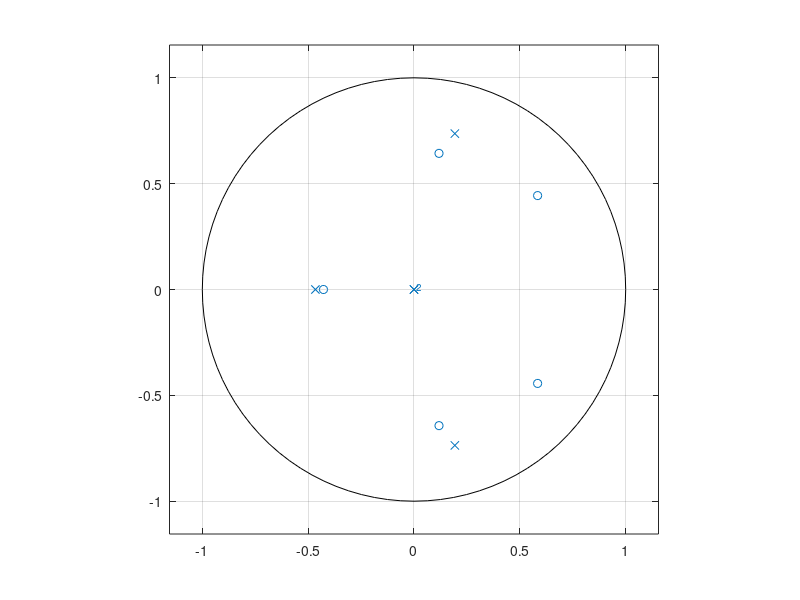
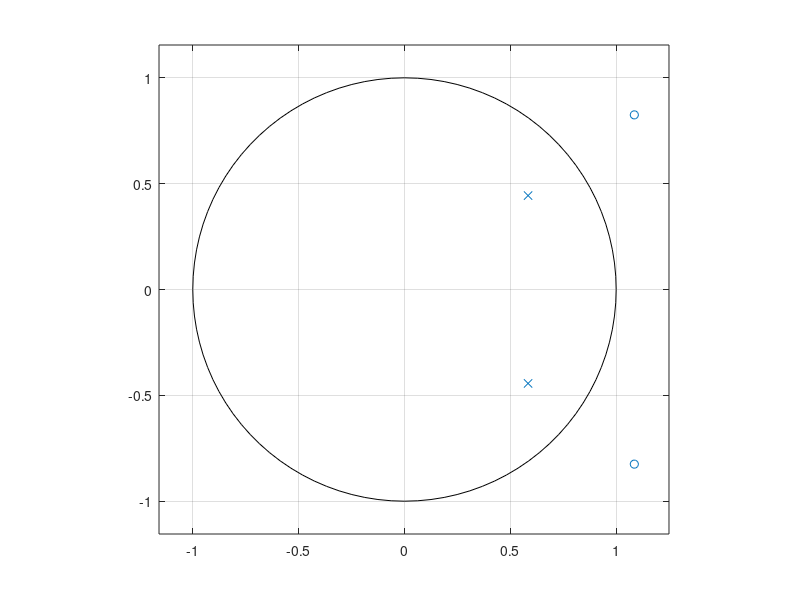
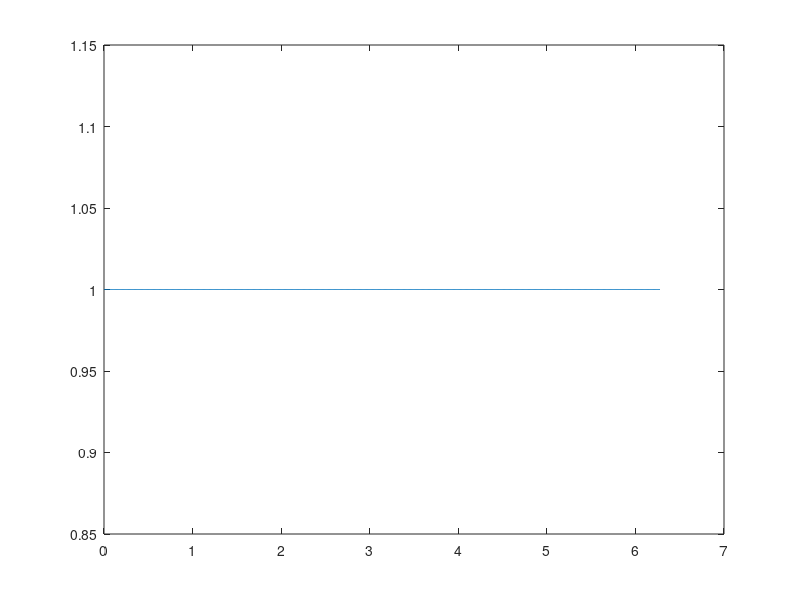
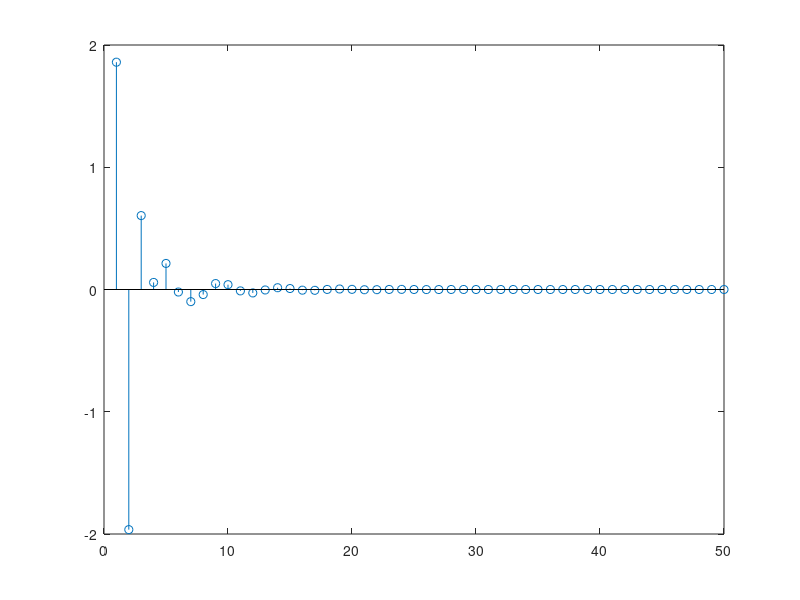

These charts were generated, in order, by the following MATLAB code:
% Exercise 23

% Given the filter with 
% B(z)=[1, -1.98, 1.77, -0.17, 0.21, 0.34], 
% A(z)=[1, 0.08, 0.40 ,0.27]
% Compute the allpass-minimum phase decomposition of H(z)
% Check the results using 'zplane'
% Plot the magnitude of Hap(omega) using N = 1024 samples
% Plot the first 50 samples of h_min(n)

close all
clearvars
clc

%% define filter

B = [1, -1.98, 1.77, -0.17, 0.21, 0.34];
A = [1, 0.08, 0.40 ,0.27];

%% all-pass minimum phase decomposition

% compute the zeroes and the poles
zeroes = roots(B);
poles = roots(A);

% The minimum phase system contains zeroes and poles inside the unit circle
% plus the conj reciprocal of zeros outside the unit circle
z_min = zeroes(abs(zeroes) <= 1);
p_min = poles(abs(poles) <=1);

% check if there are zeros outside the unit circle
if any(abs(zeroes) > 1)

    % allpass decomposition
    z_ap = zeroes(abs(zeroes) > 1);
    p_ap = 1./conj(z_ap);
    
    % include other zeros = p_ap in the minimum phase filter
    z_min = [z_min; p_ap];
    
    % define the polynomials related to the all pass filter
    B_ap = poly(z_ap);
    A_ap = poly(p_ap);
    
else
    
    % there are no zeros outside the unit circle
    % --> all pass filter will be just = 1
    B_ap = 1;
    A_ap = 1;
    
end

% define the polynomials related to the minimum phase filter
B_min = poly(z_min);
A_min = poly(p_min);

% multiply by c_0 if you want the amplitude of Hap(f) to be = 1
c_0 = sum(A_ap) / sum(B_ap);
B_ap = c_0 * B_ap;

% divide Hmin by c_0 
B_min = B_min /c_0;

%% check on zplane

figure;
zplane(B_min, A_min);

figure;
zplane(B_ap, A_ap);

%% amplitude of Hap vs normalized omega

N = 1024;
[Hap, omega] = freqz(B_ap, A_ap, N, 'whole');
figure, plot(omega, abs(Hap));

%% Plot the first 50 samples of h_min(n)

N = 50;
delta = zeros(1, N);
delta(1) = 1;
hmin = filter(B_min, A_min, delta);
figure, stem(hmin)

% minimum phase systems have always the energy concentrated in the first
% temporal samples
















     


